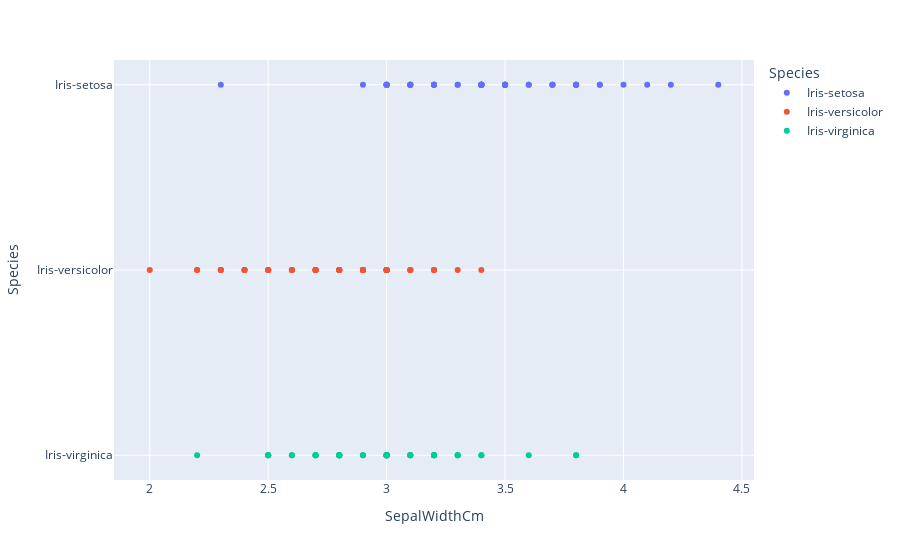

This figure's notebook cell:
### Code cell
fig = px.scatter(df,x="SepalWidthCm",y="Species",color="Species")
fig.show()

### Figure 1 — Plotly figure (JSON) as saved in the notebook; plotly's stock layout.template omitted (floating-point values rounded to 4 significant figures)
{"data": [{"hovertemplate": "Species=%{y}<br>SepalWidthCm=%{x}<extra></extra>", "legendgroup": "Iris-setosa", "marker": {"color": "#636efa", "symbol": "circle"}, "mode": "markers", "name": "Iris-setosa", "orientation": "h", "showlegend": true, "type": "scatter", "x": [3.5, 3, 3.2, 3.1, 3.6, 3.9, 3.4, 3.4, 2.9, 3.1, 3.7, 3.4, 3, 3, 4, 4.4, 3.9, 3.5, 3.8, 3.8, 3.4, 3.7, 3.6, 3.3, 3.4, 3, 3.4, 3.5, 3.4, 3.2, 3.1, 3.4, 4.1, 4.2, 3.1, 3.2, 3.5, 3.1, 3, 3.4, 3.5, 2.3, 3.2, 3.5, 3.8, 3, 3.8, 3.2, 3.7, 3.3], "xaxis": "x", "y": ["Iris-setosa", "Iris-setosa", "Iris-setosa", "Iris-setosa", "Iris-setosa", "Iris-setosa", "Iris-setosa", "Iris-setosa", "Iris-setosa", "Iris-setosa", "Iris-setosa", "Iris-setosa", "Iris-setosa", "Iris-setosa", "Iris-setosa", "Iris-setosa", "Iris-setosa", "Iris-setosa", "Iris-setosa", "Iris-setosa", "Iris-setosa", "Iris-setosa", "Iris-setosa", "Iris-setosa", "Iris-setosa", "Iris-setosa", "Iris-setosa", "Iris-setosa", "Iris-setosa", "Iris-setosa", "Iris-setosa", "Iris-setosa", "Iris-setosa", "Iris-setosa", "Iris-setosa", "Iris-setosa", "Iris-setosa", "Iris-setosa", "Iris-setosa", "Iris-setosa", "Iris-setosa", "Iris-setosa", "Iris-setosa", "Iris-setosa", "Iris-setosa", "Iris-setosa", "Iris-setosa", "Iris-setosa", "Iris-setosa", "Iris-setosa"], "yaxis": "y"}, {"hovertemplate": "Species=%{y}<br>SepalWidthCm=%{x}<extra></extra>", "legendgroup": "Iris-versicolor", "marker": {"color": "#EF553B", "symbol": "circle"}, "mode": "markers", "name": "Iris-versicolor", "orientation": "h", "showlegend": true, "type": "scatter", "x": [3.2, 3.2, 3.1, 2.3, 2.8, 2.8, 3.3, 2.4, 2.9, 2.7, 2, 3, 2.2, 2.9, 2.9, 3.1, 3, 2.7, 2.2, 2.5, 3.2, 2.8, 2.5, 2.8, 2.9, 3, 2.8, 3, 2.9, 2.6, 2.4, 2.4, 2.7, 2.7, 3, 3.4, 3.1, 2.3, 3, 2.5, 2.6, 3, 2.6, 2.3, 2.7, 3, 2.9, 2.9, 2.5, 2.8], "xaxis": "x", "y": ["Iris-versicolor", "Iris-versicolor", "Iris-versicolor", "Iris-versicolor", "Iris-versicolor", "Iris-versicolor", "Iris-versicolor", "Iris-versicolor", "Iris-versicolor", "Iris-versicolor", "Iris-versicolor", "Iris-versicolor", "Iris-versicolor", "Iris-versicolor", "Iris-versicolor", "Iris-versicolor", "Iris-versicolor", "Iris-versicolor", "Iris-versicolor", "Iris-versicolor", "Iris-versicolor", "Iris-versicolor", "Iris-versicolor", "Iris-versicolor", "Iris-versicolor", "Iris-versicolor", "Iris-versicolor", "Iris-versicolor", "Iris-versicolor", "Iris-versicolor", "Iris-versicolor", "Iris-versicolor", "Iris-versicolor", "Iris-versicolor", "Iris-versicolor", "Iris-versicolor", "Iris-versicolor", "Iris-versicolor", "Iris-versicolor", "Iris-versicolor", "Iris-versicolor", "Iris-versicolor", "Iris-versicolor", "Iris-versicolor", "Iris-versicolor", "Iris-versicolor", "Iris-versicolor", "Iris-versicolor", "Iris-versicolor", "Iris-versicolor"], "yaxis": "y"}, {"hovertemplate": "Species=%{y}<br>SepalWidthCm=%{x}<extra></extra>", "legendgroup": "Iris-virginica", "marker": {"color": "#00cc96", "symbol": "circle"}, "mode": "markers", "name": "Iris-virginica", "orientation": "h", "showlegend": true, "type": "scatter", "x": [3.3, 2.7, 3, 2.9, 3, 3, 2.5, 2.9, 2.5, 3.6, 3.2, 2.7, 3, 2.5, 2.8, 3.2, 3, 3.8, 2.6, 2.2, 3.2, 2.8, 2.8, 2.7, 3.3, 3.2, 2.8, 3, 2.8, 3, 2.8, 3.8, 2.8, 2.8, 2.6, 3, 3.4, 3.1, 3, 3.1, 3.1, 3.1, 2.7, 3.2, 3.3, 3, 2.5, 3, 3.4, 3], "xaxis": "x", "y": ["Iris-virginica", "Iris-virginica", "Iris-virginica", "Iris-virginica", "Iris-virginica", "Iris-virginica", "Iris-virginica", "Iris-virginica", "Iris-virginica", "Iris-virginica", "Iris-virginica", "Iris-virginica", "Iris-virginica", "Iris-virginica", "Iris-virginica", "Iris-virginica", "Iris-virginica", "Iris-virginica", "Iris-virginica", "Iris-virginica", "Iris-virginica", "Iris-virginica", "Iris-virginica", "Iris-virginica", "Iris-virginica", "Iris-virginica", "Iris-virginica", "Iris-virginica", "Iris-virginica", "Iris-virginica", "Iris-virginica", "Iris-virginica", "Iris-virginica", "Iris-virginica", "Iris-virginica", "Iris-virginica", "Iris-virginica", "Iris-virginica", "Iris-virginica", "Iris-virginica", "Iris-virginica", "Iris-virginica", "Iris-virginica", "Iris-virginica", "Iris-virginica", "Iris-virginica", "Iris-virginica", "Iris-virginica", "Iris-virginica", "Iris-virginica"], "yaxis": "y"}], "layout": {"legend": {"title": {"text": "Species"}, "tracegroupgap": 0}, "margin": {"t": 60}, "xaxis": {"anchor": "y", "domain": [0, 1], "title": {"text": "SepalWidthCm"}}, "yaxis": {"anchor": "x", "categoryarray": ["Iris-virginica", "Iris-versicolor", "Iris-setosa"], "categoryorder": "array", "domain": [0, 1], "title": {"text": "Species"}}}}
